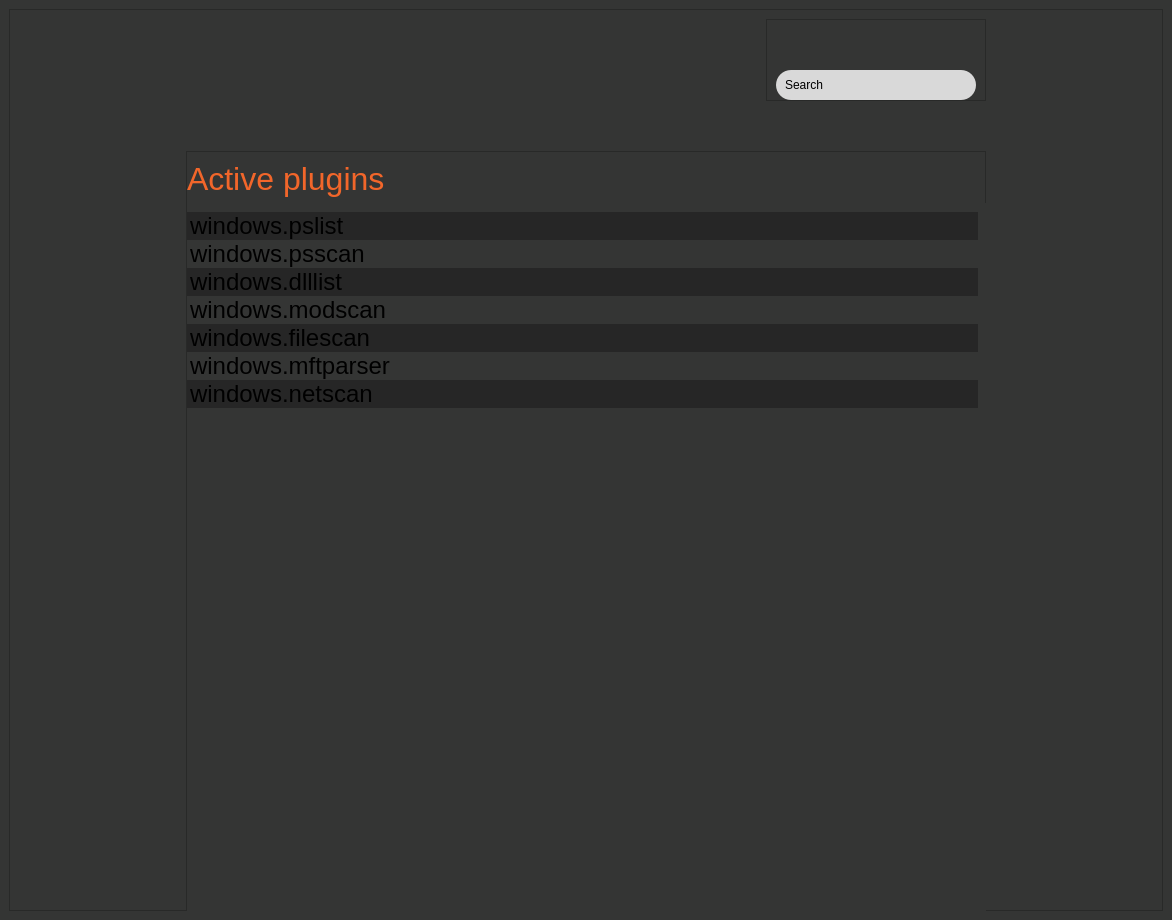
<?xml version="1.0" encoding="UTF-8"?>
<ui version="4.0">
 <class>pluginWindow</class>
 <widget class="QMainWindow" name="pluginWindow">
  <property name="geometry">
   <rect>
    <x>0</x>
    <y>0</y>
    <width>1172</width>
    <height>920</height>
   </rect>
  </property>
  <property name="sizePolicy">
   <sizepolicy hsizetype="Preferred" vsizetype="Preferred">
    <horstretch>0</horstretch>
    <verstretch>0</verstretch>
   </sizepolicy>
  </property>
  <property name="windowTitle">
   <string>MainWindow</string>
  </property>
  <property name="styleSheet">
   <string notr="true">background-color: rgb(52,53, 52);</string>
  </property>
  <widget class="QWidget" name="centralwidget">
   <property name="sizePolicy">
    <sizepolicy hsizetype="Preferred" vsizetype="Preferred">
     <horstretch>0</horstretch>
     <verstretch>0</verstretch>
    </sizepolicy>
   </property>
   <layout class="QGridLayout" name="gridLayout_2">
    <item row="0" column="0" alignment="Qt::AlignTop">
     <widget class="QFrame" name="frameMain">
      <property name="sizePolicy">
       <sizepolicy hsizetype="Preferred" vsizetype="Preferred">
        <horstretch>0</horstretch>
        <verstretch>0</verstretch>
       </sizepolicy>
      </property>
      <property name="styleSheet">
       <string notr="true">background-color: rgb(52,53, 52);</string>
      </property>
      <property name="frameShape">
       <enum>QFrame::StyledPanel</enum>
      </property>
      <property name="frameShadow">
       <enum>QFrame::Raised</enum>
      </property>
      <layout class="QGridLayout" name="gridLayout">
       <property name="spacing">
        <number>0</number>
       </property>
       <item row="2" column="0">
        <widget class="QFrame" name="framePluginList">
         <property name="sizePolicy">
          <sizepolicy hsizetype="Preferred" vsizetype="Preferred">
           <horstretch>0</horstretch>
           <verstretch>0</verstretch>
          </sizepolicy>
         </property>
         <property name="minimumSize">
          <size>
           <width>800</width>
           <height>800</height>
          </size>
         </property>
         <property name="maximumSize">
          <size>
           <width>700</width>
           <height>700</height>
          </size>
         </property>
         <property name="autoFillBackground">
          <bool>false</bool>
         </property>
         <property name="styleSheet">
          <string notr="true"/>
         </property>
         <property name="frameShape">
          <enum>QFrame::StyledPanel</enum>
         </property>
         <property name="frameShadow">
          <enum>QFrame::Raised</enum>
         </property>
         <layout class="QGridLayout" name="gridLayout_3">
          <property name="leftMargin">
           <number>0</number>
          </property>
          <item row="1" column="0">
           <widget class="QScrollArea" name="scrollArea">
            <property name="sizePolicy">
             <sizepolicy hsizetype="Fixed" vsizetype="Fixed">
              <horstretch>0</horstretch>
              <verstretch>0</verstretch>
             </sizepolicy>
            </property>
            <property name="minimumSize">
             <size>
              <width>800</width>
              <height>1300</height>
             </size>
            </property>
            <property name="maximumSize">
             <size>
              <width>800</width>
              <height>1300</height>
             </size>
            </property>
            <property name="frameShape">
             <enum>QFrame::NoFrame</enum>
            </property>
            <property name="widgetResizable">
             <bool>true</bool>
            </property>
            <widget class="QWidget" name="scrollAreaWidgetContents">
             <property name="geometry">
              <rect>
               <x>0</x>
               <y>0</y>
               <width>800</width>
               <height>700</height>
              </rect>
             </property>
             <property name="sizePolicy">
              <sizepolicy hsizetype="Preferred" vsizetype="Preferred">
               <horstretch>0</horstretch>
               <verstretch>0</verstretch>
              </sizepolicy>
             </property>
             <property name="minimumSize">
              <size>
               <width>0</width>
               <height>0</height>
              </size>
             </property>
             <property name="maximumSize">
              <size>
               <width>16777215</width>
               <height>700</height>
              </size>
             </property>
             <layout class="QGridLayout" name="gridLayout_4">
              <property name="leftMargin">
               <number>0</number>
              </property>
              <item row="0" column="0">
               <widget class="QListWidget" name="listPlugins">
                <property name="sizePolicy">
                 <sizepolicy hsizetype="Expanding" vsizetype="Expanding">
                  <horstretch>0</horstretch>
                  <verstretch>0</verstretch>
                 </sizepolicy>
                </property>
                <property name="baseSize">
                 <size>
                  <width>0</width>
                  <height>0</height>
                 </size>
                </property>
                <property name="layoutDirection">
                 <enum>Qt::LeftToRight</enum>
                </property>
                <property name="styleSheet">
                 <string notr="true">QScrollBar:vertical {
    border: none;
    background: #2d2d2d;
    width: 10px;
    margin: 0px 0px 0px 0px;
}

QScrollBar::handle:vertical {
    background-color: #F2662A;
    min-height: 20px;
    border-radius: 4px;
}


</string>
                </property>
                <property name="frameShape">
                 <enum>QFrame::NoFrame</enum>
                </property>
                <property name="verticalScrollBarPolicy">
                 <enum>Qt::ScrollBarAsNeeded</enum>
                </property>
                <property name="horizontalScrollBarPolicy">
                 <enum>Qt::ScrollBarAlwaysOff</enum>
                </property>
                <property name="sizeAdjustPolicy">
                 <enum>QAbstractScrollArea::AdjustIgnored</enum>
                </property>
                <property name="alternatingRowColors">
                 <bool>true</bool>
                </property>
                <property name="selectionMode">
                 <enum>QAbstractItemView::MultiSelection</enum>
                </property>
                <property name="iconSize">
                 <size>
                  <width>0</width>
                  <height>0</height>
                 </size>
                </property>
                <property name="isWrapping" stdset="0">
                 <bool>false</bool>
                </property>
                <property name="resizeMode">
                 <enum>QListView::Fixed</enum>
                </property>
                <property name="layoutMode">
                 <enum>QListView::SinglePass</enum>
                </property>
                <property name="spacing">
                 <number>0</number>
                </property>
                <property name="viewMode">
                 <enum>QListView::ListMode</enum>
                </property>
                <property name="modelColumn">
                 <number>0</number>
                </property>
                <property name="uniformItemSizes">
                 <bool>false</bool>
                </property>
                <property name="selectionRectVisible">
                 <bool>true</bool>
                </property>
                <property name="itemAlignment">
                 <set>Qt::AlignLeading|Qt::AlignLeft|Qt::AlignTop</set>
                </property>
                <property name="sortingEnabled">
                 <bool>false</bool>
                </property>
                <item>
                 <property name="text">
                  <string>windows.pslist</string>
                 </property>
                 <property name="font">
                  <font>
                   <family>Arial</family>
                   <pointsize>18</pointsize>
                   <weight>50</weight>
                   <bold>false</bold>
                  </font>
                 </property>
                 <property name="background">
                  <brush brushstyle="SolidPattern">
                   <color alpha="255">
                    <red>38</red>
                    <green>38</green>
                    <blue>38</blue>
                   </color>
                  </brush>
                 </property>
                 <property name="foreground">
                  <brush brushstyle="NoBrush">
                   <color alpha="255">
                    <red>255</red>
                    <green>255</green>
                    <blue>255</blue>
                   </color>
                  </brush>
                 </property>
                </item>
                <item>
                 <property name="text">
                  <string>windows.psscan</string>
                 </property>
                 <property name="font">
                  <font>
                   <family>Arial</family>
                   <pointsize>18</pointsize>
                   <weight>50</weight>
                   <bold>false</bold>
                  </font>
                 </property>
                 <property name="background">
                  <brush brushstyle="SolidPattern">
                   <color alpha="255">
                    <red>52</red>
                    <green>53</green>
                    <blue>52</blue>
                   </color>
                  </brush>
                 </property>
                 <property name="foreground">
                  <brush brushstyle="NoBrush">
                   <color alpha="255">
                    <red>255</red>
                    <green>255</green>
                    <blue>255</blue>
                   </color>
                  </brush>
                 </property>
                </item>
                <item>
                 <property name="text">
                  <string>windows.dlllist</string>
                 </property>
                 <property name="font">
                  <font>
                   <family>Arial</family>
                   <pointsize>18</pointsize>
                   <weight>50</weight>
                   <bold>false</bold>
                  </font>
                 </property>
                 <property name="background">
                  <brush brushstyle="SolidPattern">
                   <color alpha="255">
                    <red>38</red>
                    <green>38</green>
                    <blue>38</blue>
                   </color>
                  </brush>
                 </property>
                 <property name="foreground">
                  <brush brushstyle="NoBrush">
                   <color alpha="255">
                    <red>255</red>
                    <green>255</green>
                    <blue>255</blue>
                   </color>
                  </brush>
                 </property>
                </item>
                <item>
                 <property name="text">
                  <string>windows.modscan</string>
                 </property>
                 <property name="font">
                  <font>
                   <family>Arial</family>
                   <pointsize>18</pointsize>
                   <weight>50</weight>
                   <bold>false</bold>
                  </font>
                 </property>
                 <property name="background">
                  <brush brushstyle="SolidPattern">
                   <color alpha="255">
                    <red>52</red>
                    <green>53</green>
                    <blue>52</blue>
                   </color>
                  </brush>
                 </property>
                 <property name="foreground">
                  <brush brushstyle="NoBrush">
                   <color alpha="255">
                    <red>255</red>
                    <green>255</green>
                    <blue>255</blue>
                   </color>
                  </brush>
                 </property>
                </item>
                <item>
                 <property name="text">
                  <string>windows.filescan</string>
                 </property>
                 <property name="font">
                  <font>
                   <family>Arial</family>
                   <pointsize>18</pointsize>
                   <weight>50</weight>
                   <bold>false</bold>
                  </font>
                 </property>
                 <property name="background">
                  <brush brushstyle="SolidPattern">
                   <color alpha="255">
                    <red>38</red>
                    <green>38</green>
                    <blue>38</blue>
                   </color>
                  </brush>
                 </property>
                 <property name="foreground">
                  <brush brushstyle="NoBrush">
                   <color alpha="255">
                    <red>255</red>
                    <green>255</green>
                    <blue>255</blue>
                   </color>
                  </brush>
                 </property>
                </item>
                <item>
                 <property name="text">
                  <string>windows.mftparser</string>
                 </property>
                 <property name="font">
                  <font>
                   <family>Arial</family>
                   <pointsize>18</pointsize>
                   <weight>50</weight>
                   <bold>false</bold>
                  </font>
                 </property>
                 <property name="background">
                  <brush brushstyle="SolidPattern">
                   <color alpha="255">
                    <red>52</red>
                    <green>53</green>
                    <blue>52</blue>
                   </color>
                  </brush>
                 </property>
                 <property name="foreground">
                  <brush brushstyle="NoBrush">
                   <color alpha="255">
                    <red>255</red>
                    <green>255</green>
                    <blue>255</blue>
                   </color>
                  </brush>
                 </property>
                </item>
                <item>
                 <property name="text">
                  <string>windows.netscan</string>
                 </property>
                 <property name="font">
                  <font>
                   <family>Arial</family>
                   <pointsize>18</pointsize>
                   <weight>50</weight>
                   <bold>false</bold>
                  </font>
                 </property>
                 <property name="background">
                  <brush brushstyle="SolidPattern">
                   <color alpha="255">
                    <red>38</red>
                    <green>38</green>
                    <blue>38</blue>
                   </color>
                  </brush>
                 </property>
                 <property name="foreground">
                  <brush brushstyle="NoBrush">
                   <color alpha="255">
                    <red>255</red>
                    <green>255</green>
                    <blue>255</blue>
                   </color>
                  </brush>
                 </property>
                </item>
               </widget>
              </item>
             </layout>
            </widget>
           </widget>
          </item>
          <item row="0" column="0">
           <widget class="QLabel" name="textActivePlugins">
            <property name="font">
             <font>
              <family>Arial</family>
              <pointsize>24</pointsize>
              <weight>9</weight>
              <italic>false</italic>
              <bold>false</bold>
             </font>
            </property>
            <property name="styleSheet">
             <string notr="true">color:rgb(242, 102, 42);</string>
            </property>
            <property name="text">
             <string>Active plugins</string>
            </property>
           </widget>
          </item>
         </layout>
        </widget>
       </item>
       <item row="1" column="0" alignment="Qt::AlignRight|Qt::AlignBottom">
        <widget class="QFrame" name="framePluginSearchContainer">
         <property name="frameShape">
          <enum>QFrame::StyledPanel</enum>
         </property>
         <property name="frameShadow">
          <enum>QFrame::Raised</enum>
         </property>
         <layout class="QGridLayout" name="gridLayout_5">
          <property name="topMargin">
           <number>50</number>
          </property>
          <property name="bottomMargin">
           <number>0</number>
          </property>
          <property name="horizontalSpacing">
           <number>6</number>
          </property>
          <item row="0" column="0">
           <widget class="QFrame" name="framePluginSearch">
            <property name="sizePolicy">
             <sizepolicy hsizetype="Fixed" vsizetype="Fixed">
              <horstretch>0</horstretch>
              <verstretch>0</verstretch>
             </sizepolicy>
            </property>
            <property name="minimumSize">
             <size>
              <width>200</width>
              <height>30</height>
             </size>
            </property>
            <property name="maximumSize">
             <size>
              <width>200</width>
              <height>30</height>
             </size>
            </property>
            <property name="styleSheet">
             <string notr="true">QFrame {
    background-color: #D9D9D9;
    border-radius: 15px;
}
</string>
            </property>
            <property name="frameShape">
             <enum>QFrame::StyledPanel</enum>
            </property>
            <property name="frameShadow">
             <enum>QFrame::Raised</enum>
            </property>
            <layout class="QGridLayout" name="gridLayout_6">
             <property name="leftMargin">
              <number>9</number>
             </property>
             <item row="0" column="0">
              <widget class="QLabel" name="labelPluginSearchText">
               <property name="text">
                <string>Search</string>
               </property>
              </widget>
             </item>
            </layout>
           </widget>
          </item>
         </layout>
        </widget>
       </item>
      </layout>
     </widget>
    </item>
   </layout>
  </widget>
 </widget>
 <resources/>
 <connections/>
</ui>
